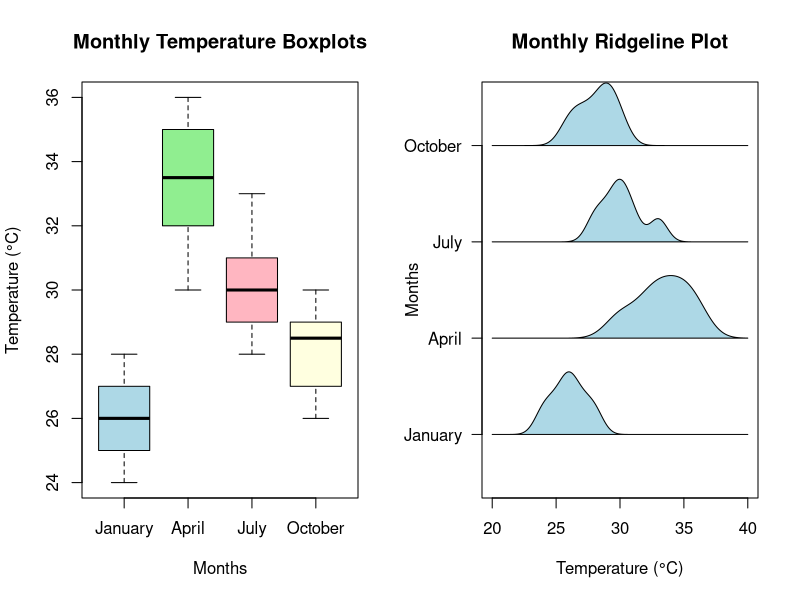

Write the R code that produced this figure.
jan <- c(24, 25, 26, 26, 27, 28)

apr <- c(30, 32, 33, 34, 35, 36)

jul <- c(28, 29, 30, 30, 31, 33)

oct <- c(26, 27, 28, 29, 29, 30)

months <- list(
  January = jan,
  April = apr,
  July = jul,
  October = oct
)

# Calculate means
monthly_means <- sapply(months, mean)

cat("Monthly means:\n")
print(monthly_means)

par(mfrow = c(1, 2))

# Boxplots
boxplot(months,
        main = "Monthly Temperature Boxplots",
        xlab = "Months",
        ylab = "Temperature (°C)",
        col = c("lightblue", "lightgreen",
                "lightpink", "lightyellow"))

# Ridgeline plot
plot(0, 0,
     type = "n",
     xlim = c(20, 40),
     ylim = c(0.5, 4.5),
     yaxt = "n",
     xlab = "Temperature (°C)",
     ylab = "Months",
     main = "Monthly Ridgeline Plot")

axis(2, at = 1:4,
     labels = names(months),
     las = 1)

for (i in 1:4) {
  
  d <- density(months[[i]],
               from = 20,
               to = 40)
  
  scaled_density <- d$y / max(d$y) * 0.65
  
  polygon(c(d$x, rev(d$x)),
          c(i + scaled_density,
            rep(i, length(d$x))),
          col = "lightblue",
          border = "black")
}

par(mfrow = c(1, 1))

cat("Ridgeline plots compare the shapes and locations of distributions.\n")
cat("Boxplots provide clearer medians and quartiles.\n")
cat("For these small samples, boxplots with individual observations are more reliable.\n")
